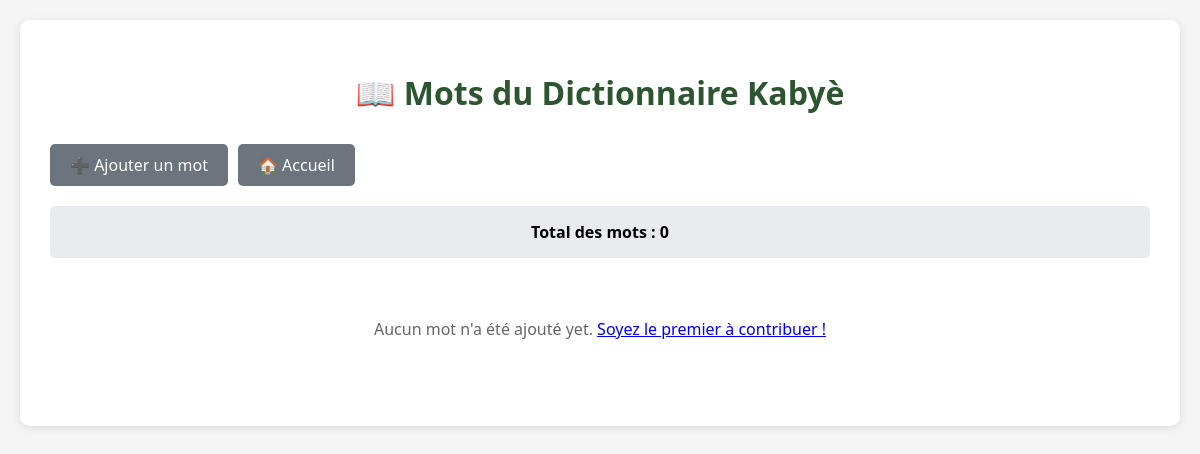
/mots, run on an earlier commit of the app's database.
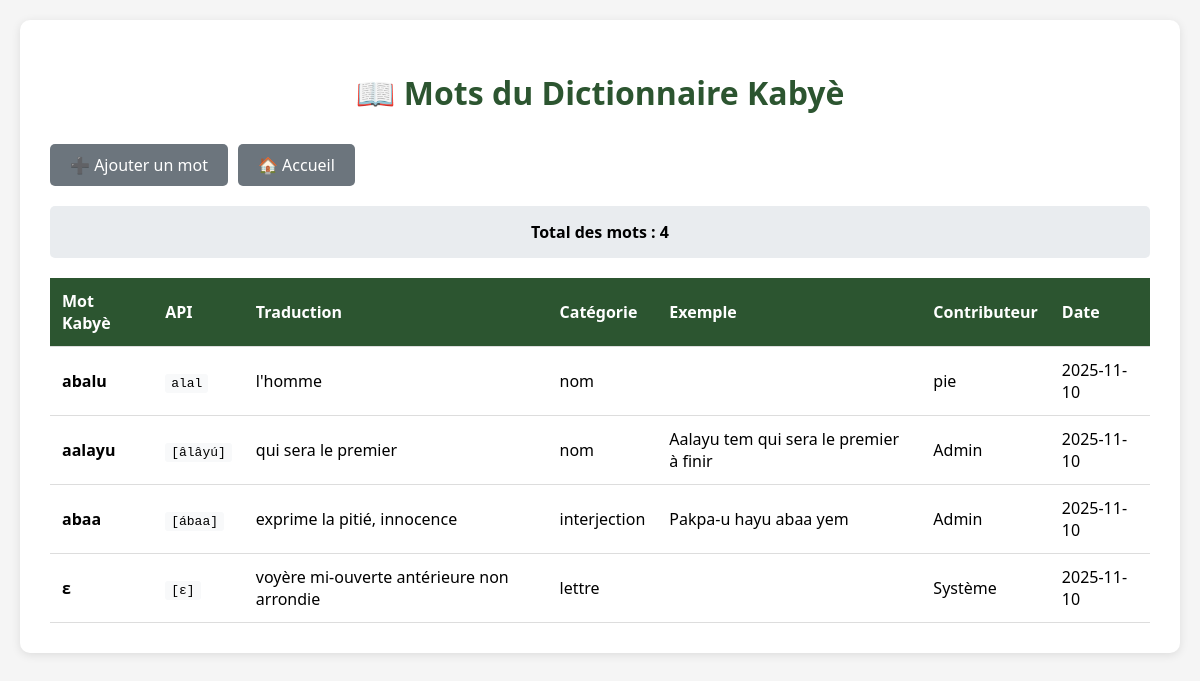
And on a later commit of the database.
### tables this page shows
CREATE TABLE mots_kabye (
            id INTEGER PRIMARY KEY AUTOINCREMENT,
            mot_kabye TEXT NOT NULL,
            api TEXT,
            traduction_francaise TEXT NOT NULL,
            categorie_grammaticale TEXT,
            exemple_usage TEXT,
            verifie_par TEXT,
            date_ajout TIMESTAMP DEFAULT CURRENT_TIMESTAMP
        );

### app.py (the view)
@app.route('/mots')
def liste_mots():
    conn = get_db_connection()
    c = conn.cursor()
    c.execute('SELECT * FROM mots_kabye ORDER BY date_ajout DESC')
    mots = c.fetchall()
    conn.close()
    return render_template('liste_mots.html', mots=mots)

### app.py (called while the page is built)
def get_db_connection():
    if 'RENDER' in os.environ:
        db_path = '/opt/render/project/src/dictionnaire_kabye.db'
    else:
        db_path = 'dictionnaire_kabye.db'
    conn = sqlite3.connect(db_path)
    conn.row_factory = sqlite3.Row
    return conn

### templates/liste_mots.html (shortened to what this page needs)
<!DOCTYPE html>
<html lang="fr">
<head>
</head>
<body>
    <div class="container">
        <h1>📖 Mots du Dictionnaire Kabyè</h1>
        <div class="nav">
            <a href="/">➕ Ajouter un mot</a>
            <a href="/">🏠 Accueil</a>
        </div>
        <div class="stats">
            <strong>Total des mots : {{ mots|length }}</strong>
        </div>
        {% if mots %}
        <table>
            <thead>
                <tr>
                    <th>Mot Kabyè</th>
                    <th>API</th>
                    <th>Traduction</th>
                    <th>Catégorie</th>
                    <th>Exemple</th>
                    <th>Contributeur</th>
                    <th>Date</th>
                </tr>
            </thead>
            <tbody>
                {% for mot in mots %}
                <tr>
                    <td><strong>{{ mot.mot_kabye }}</strong></td>
                    <td><span class="api">{{ mot.api or '' }}</span></td>
                    <td>{{ mot.traduction_francaise }}</td>
                    <td>{{ mot.categorie_grammaticale or '' }}</td>
                    <td>{{ mot.exemple_usage or '' }}</td>
                    <td>{{ mot.verifie_par }}</td>
                    <td>{{ mot.date_ajout[:10] }}</td>
                </tr>
                {% endfor %}
            </tbody>
        </table>
        {% else %}
        <p style="text-align: center; color: #666; padding: 40px;">
            Aucun mot n'a été ajouté yet. <a href="/">Soyez le premier à contribuer !</a>
        </p>
        {% endif %}
    </div>
</body>
</html>

### templates/liste_mots.html (style rules this page uses)
body { font-family: 'Segoe UI', Tahoma, Geneva, Verdana, sans-serif; max-width: 1200px; margin: 0 auto; padding: 20px; background: #f5f5f5; }
.container { background: white; padding: 30px; border-radius: 10px; box-shadow: 0 2px 10px rgba(0,0,0,0.1); }
h1 { color: #2c5530; text-align: center; margin-bottom: 30px; }
.nav { display: flex; gap: 10px; margin-bottom: 20px; }
.nav a { padding: 10px 20px; background: #6c757d; color: white; text-decoration: none; border-radius: 5px; }
.stats { background: #e9ecef; padding: 15px; border-radius: 5px; margin-bottom: 20px; text-align: center; }
table { width: 100%; border-collapse: collapse; margin-top: 20px; }
th, td { padding: 12px; text-align: left; border-bottom: 1px solid #ddd; }
th { background: #2c5530; color: white; }
.api { font-family: monospace; background: #f8f9fa; padding: 2px 6px; border-radius: 3px; }

What changed in the data, as far as the page shows it:
added mots_kabye: mot_kabye "abalu", api "alal", traduction_francaise "l'homme", categorie_grammaticale "nom", verifie_par "pie", date_ajout "2025-11-10"
added mots_kabye: mot_kabye "aalayu", api "[âlâyú]", traduction_francaise "qui sera le premier", categorie_grammaticale "nom", exemple_usage "Aalayu tem qui sera le premier à finir", verifie_par "Admin", date_ajout "2025-11-10"
added mots_kabye: mot_kabye "abaa", api "[ábaa]", traduction_francaise "exprime la pitié, innocence", categorie_grammaticale "interjection", exemple_usage "Pakpa-u hayu abaa yem", verifie_par "Admin", date_ajout "2025-11-10"
added mots_kabye: mot_kabye "ɛ", api "[ɛ]", traduction_francaise "voyère mi-ouverte antérieure non arrondie", categorie_grammaticale "lettre", verifie_par "Système", date_ajout "2025-11-10"
Also different on the page:
{{ mots|length }}: "0" → "4"
text no longer shown: "Aucun mot n'a été ajouté yet. Soyez le premier à contribuer !"
text now shown: "Mot Kabyè API Traduction Catégorie Exemple Contributeur Date"
